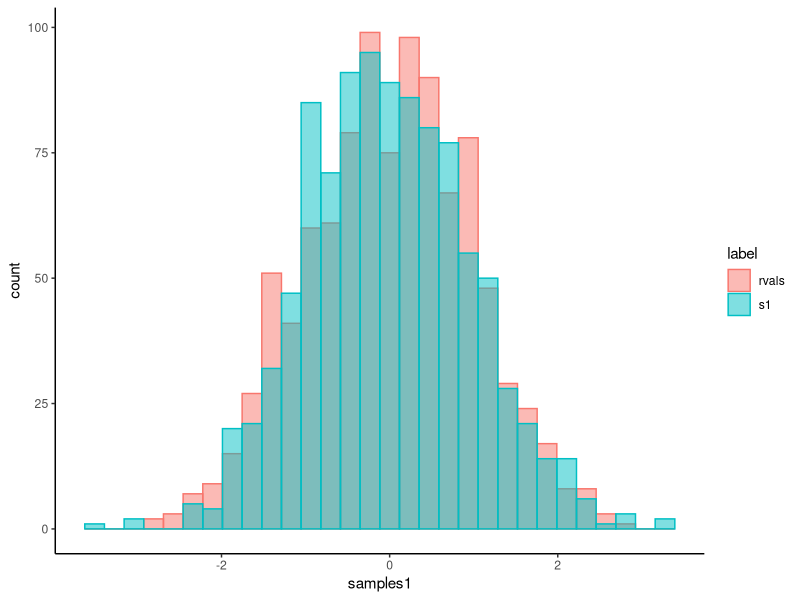

This chart was generated by the following R code:
n = 1000

samples1 = rep(NA,n)
samples2 = rep(NA,n)

for (sim in 1:n) {
  U1 = runif(1)
  U2 = runif(1)
  R = sqrt(-2*log(U1))
  theta = 2*pi*U2
  samples1[sim] = R*cos(theta)
  samples2[sim] = R*sin(theta) 
}

#compare to rnorm
label = rep("s1",1000)
df = as.data.frame(cbind(samples1, label))

samples1 = rnorm(1000)
label = rep("rvals",1000)

df2 = as.data.frame(cbind(samples1,label))

df3 = rbind(df,df2)

df3$samples1 = as.numeric(df3$samples1)

library(ggplot2)

ggplot(df3, aes(x=samples1, color=label, fill=label)) +
  geom_histogram(position="identity", alpha=0.5)+
  theme(legend.position="top") + theme_classic()


